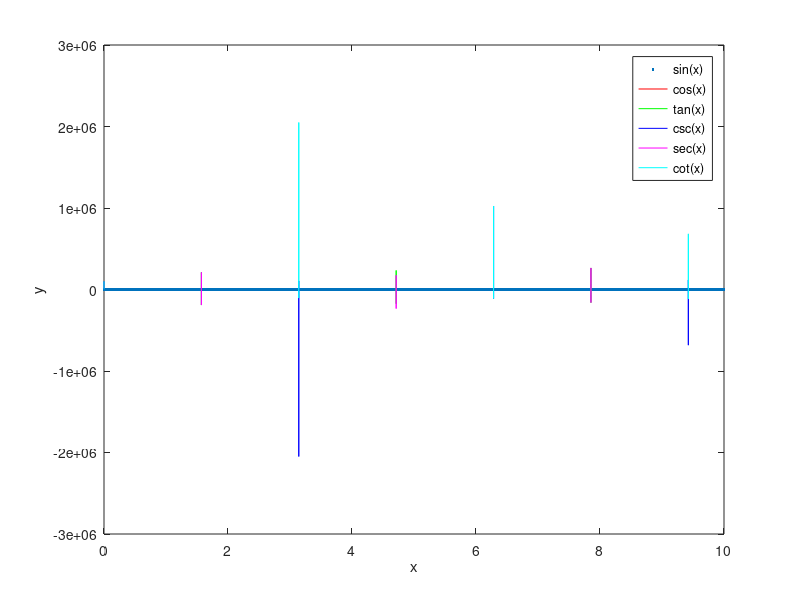

Write the MATLAB code that produced this figure.
clc; % Clear command window
clearvars; % Clear workspace variables
close all; % Close all figures

x = linspace(0, 10, 1000000);
y_sin = sin(x);
y_cos = cos(x);
y_tan = tan(x);
y_csc = 1./sin(x); % csc(x) = 1/sin(x)
y_sec = 1./cos(x); % sec(x) = 1/cos(x)
y_cot = 1./tan(x); % cot(x) = 1/tan(x)

plot(x, y_sin, '.');
hold on;
plot(x, y_cos, '-r'); % Plotting cos(x) in red
plot(x, y_tan, '-g'); % Plotting tan(x) in green
plot(x, y_csc, '-b'); % Plotting csc(x) in blue
plot(x, y_sec, '-m'); % Plotting sec(x) in magenta
plot(x, y_cot, '-c'); % Plotting cot(x) in cyan
xlabel('x');
ylabel('y');
legend('sin(x)', 'cos(x)', 'tan(x)', 'csc(x)', 'sec(x)', 'cot(x)');
